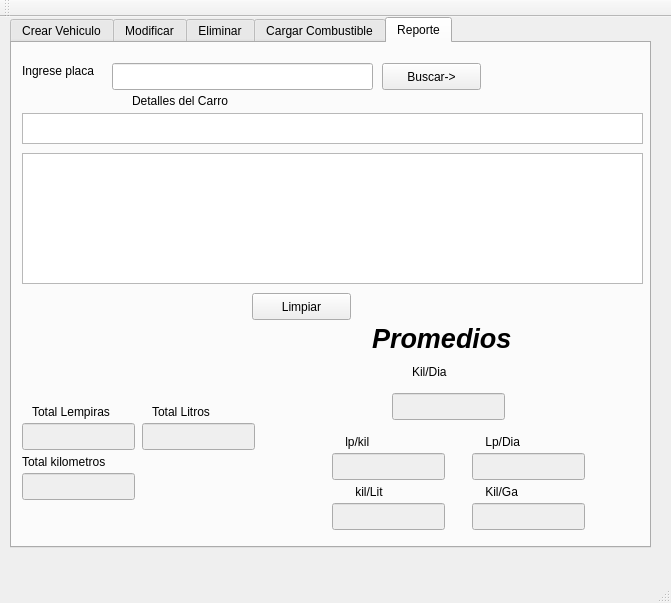
<?xml version="1.0" encoding="UTF-8"?>
<ui version="4.0">
 <class>principal</class>
 <widget class="QMainWindow" name="principal">
  <property name="geometry">
   <rect>
    <x>0</x>
    <y>0</y>
    <width>671</width>
    <height>603</height>
   </rect>
  </property>
  <property name="windowTitle">
   <string>principal</string>
  </property>
  <widget class="QWidget" name="centralWidget">
   <widget class="QTabWidget" name="Crear">
    <property name="geometry">
     <rect>
      <x>10</x>
      <y>0</y>
      <width>641</width>
      <height>531</height>
     </rect>
    </property>
    <property name="toolTip">
     <string>&lt;html&gt;&lt;head/&gt;&lt;body&gt;&lt;p&gt;Cargar Gasolina&lt;/p&gt;&lt;/body&gt;&lt;/html&gt;</string>
    </property>
    <property name="whatsThis">
     <string>&lt;html&gt;&lt;head/&gt;&lt;body&gt;&lt;p&gt;Cargar Gasolina&lt;/p&gt;&lt;/body&gt;&lt;/html&gt;</string>
    </property>
    <property name="autoFillBackground">
     <bool>false</bool>
    </property>
    <property name="styleSheet">
     <string notr="true">Cargar Gasolina</string>
    </property>
    <property name="currentIndex">
     <number>4</number>
    </property>
    <widget class="QWidget" name="tab">
     <attribute name="title">
      <string>Crear Vehiculo</string>
     </attribute>
     <widget class="QLabel" name="label">
      <property name="geometry">
       <rect>
        <x>150</x>
        <y>110</y>
        <width>131</width>
        <height>31</height>
       </rect>
      </property>
      <property name="text">
       <string>Marca del Carro</string>
      </property>
     </widget>
     <widget class="QLabel" name="label_2">
      <property name="geometry">
       <rect>
        <x>150</x>
        <y>180</y>
        <width>67</width>
        <height>17</height>
       </rect>
      </property>
      <property name="text">
       <string>Placa</string>
      </property>
     </widget>
     <widget class="QLabel" name="label_3">
      <property name="geometry">
       <rect>
        <x>150</x>
        <y>230</y>
        <width>67</width>
        <height>17</height>
       </rect>
      </property>
      <property name="text">
       <string>Cilindraje</string>
      </property>
     </widget>
     <widget class="QLineEdit" name="marca">
      <property name="geometry">
       <rect>
        <x>310</x>
        <y>110</y>
        <width>113</width>
        <height>27</height>
       </rect>
      </property>
     </widget>
     <widget class="QLineEdit" name="placa">
      <property name="geometry">
       <rect>
        <x>310</x>
        <y>170</y>
        <width>113</width>
        <height>27</height>
       </rect>
      </property>
     </widget>
     <widget class="QPushButton" name="pushButton">
      <property name="geometry">
       <rect>
        <x>270</x>
        <y>290</y>
        <width>99</width>
        <height>27</height>
       </rect>
      </property>
      <property name="text">
       <string>Guardar</string>
      </property>
     </widget>
     <widget class="QLabel" name="label_15">
      <property name="geometry">
       <rect>
        <x>170</x>
        <y>16</y>
        <width>361</width>
        <height>31</height>
       </rect>
      </property>
      <property name="font">
       <font>
        <family>Abyssinica SIL</family>
        <pointsize>28</pointsize>
       </font>
      </property>
      <property name="text">
       <string>Control de Creacion</string>
      </property>
     </widget>
     <widget class="QSpinBox" name="cilin">
      <property name="geometry">
       <rect>
        <x>310</x>
        <y>230</y>
        <width>111</width>
        <height>27</height>
       </rect>
      </property>
      <property name="minimum">
       <number>2</number>
      </property>
      <property name="maximum">
       <number>12</number>
      </property>
     </widget>
    </widget>
    <widget class="QWidget" name="tab_4">
     <attribute name="title">
      <string>Modificar</string>
     </attribute>
     <widget class="QTabWidget" name="tabWidget">
      <property name="geometry">
       <rect>
        <x>10</x>
        <y>20</y>
        <width>621</width>
        <height>441</height>
       </rect>
      </property>
      <property name="currentIndex">
       <number>1</number>
      </property>
      <widget class="QWidget" name="tab_5">
       <attribute name="title">
        <string>Buscar por placa</string>
       </attribute>
       <widget class="QLineEdit" name="marca_2">
        <property name="geometry">
         <rect>
          <x>290</x>
          <y>130</y>
          <width>113</width>
          <height>27</height>
         </rect>
        </property>
       </widget>
       <widget class="QLabel" name="label_21">
        <property name="geometry">
         <rect>
          <x>130</x>
          <y>130</y>
          <width>131</width>
          <height>31</height>
         </rect>
        </property>
        <property name="text">
         <string>Marca del Carro</string>
        </property>
       </widget>
       <widget class="QLabel" name="label_22">
        <property name="geometry">
         <rect>
          <x>150</x>
          <y>20</y>
          <width>321</width>
          <height>31</height>
         </rect>
        </property>
        <property name="font">
         <font>
          <family>Abyssinica SIL</family>
          <pointsize>28</pointsize>
         </font>
        </property>
        <property name="text">
         <string>Modificar Carro</string>
        </property>
       </widget>
       <widget class="QLabel" name="label_23">
        <property name="geometry">
         <rect>
          <x>130</x>
          <y>250</y>
          <width>67</width>
          <height>17</height>
         </rect>
        </property>
        <property name="text">
         <string>Cilindraje</string>
        </property>
       </widget>
       <widget class="QPushButton" name="pushButton_9">
        <property name="geometry">
         <rect>
          <x>270</x>
          <y>330</y>
          <width>99</width>
          <height>27</height>
         </rect>
        </property>
        <property name="text">
         <string>Guardar</string>
        </property>
       </widget>
       <widget class="QLabel" name="label_24">
        <property name="geometry">
         <rect>
          <x>130</x>
          <y>200</y>
          <width>67</width>
          <height>17</height>
         </rect>
        </property>
        <property name="text">
         <string>Placa</string>
        </property>
       </widget>
       <widget class="QLineEdit" name="placa_2">
        <property name="geometry">
         <rect>
          <x>290</x>
          <y>190</y>
          <width>113</width>
          <height>27</height>
         </rect>
        </property>
       </widget>
       <widget class="QLabel" name="label_25">
        <property name="geometry">
         <rect>
          <x>140</x>
          <y>90</y>
          <width>101</width>
          <height>17</height>
         </rect>
        </property>
        <property name="text">
         <string>Ingrese placa</string>
        </property>
       </widget>
       <widget class="QLineEdit" name="busca">
        <property name="geometry">
         <rect>
          <x>290</x>
          <y>80</y>
          <width>113</width>
          <height>27</height>
         </rect>
        </property>
       </widget>
       <widget class="QPushButton" name="pushButton_10">
        <property name="geometry">
         <rect>
          <x>410</x>
          <y>80</y>
          <width>99</width>
          <height>27</height>
         </rect>
        </property>
        <property name="text">
         <string>Buscar</string>
        </property>
       </widget>
       <widget class="QSpinBox" name="spcilin">
        <property name="geometry">
         <rect>
          <x>290</x>
          <y>250</y>
          <width>111</width>
          <height>27</height>
         </rect>
        </property>
       </widget>
      </widget>
      <widget class="QWidget" name="tab_6">
       <attribute name="title">
        <string>Busacar por nombre</string>
       </attribute>
       <widget class="QLabel" name="label_26">
        <property name="geometry">
         <rect>
          <x>150</x>
          <y>20</y>
          <width>321</width>
          <height>31</height>
         </rect>
        </property>
        <property name="font">
         <font>
          <family>Abyssinica SIL</family>
          <pointsize>28</pointsize>
         </font>
        </property>
        <property name="text">
         <string>Modificar Carro</string>
        </property>
       </widget>
       <widget class="QLabel" name="label_27">
        <property name="geometry">
         <rect>
          <x>130</x>
          <y>260</y>
          <width>67</width>
          <height>17</height>
         </rect>
        </property>
        <property name="text">
         <string>Cilindraje</string>
        </property>
       </widget>
       <widget class="QLabel" name="label_28">
        <property name="geometry">
         <rect>
          <x>130</x>
          <y>210</y>
          <width>67</width>
          <height>17</height>
         </rect>
        </property>
        <property name="text">
         <string>Placa</string>
        </property>
       </widget>
       <widget class="QLineEdit" name="placa_3">
        <property name="geometry">
         <rect>
          <x>290</x>
          <y>200</y>
          <width>113</width>
          <height>27</height>
         </rect>
        </property>
       </widget>
       <widget class="QLineEdit" name="marca_3">
        <property name="geometry">
         <rect>
          <x>290</x>
          <y>140</y>
          <width>113</width>
          <height>27</height>
         </rect>
        </property>
       </widget>
       <widget class="QPushButton" name="pushButton_12">
        <property name="geometry">
         <rect>
          <x>210</x>
          <y>340</y>
          <width>99</width>
          <height>27</height>
         </rect>
        </property>
        <property name="text">
         <string>Guardar</string>
        </property>
       </widget>
       <widget class="QLabel" name="label_29">
        <property name="geometry">
         <rect>
          <x>130</x>
          <y>140</y>
          <width>131</width>
          <height>31</height>
         </rect>
        </property>
        <property name="text">
         <string>Marca del Carro</string>
        </property>
       </widget>
       <widget class="QComboBox" name="combo">
        <property name="geometry">
         <rect>
          <x>140</x>
          <y>60</y>
          <width>271</width>
          <height>27</height>
         </rect>
        </property>
       </widget>
       <widget class="QPushButton" name="pushButton_13">
        <property name="geometry">
         <rect>
          <x>200</x>
          <y>90</y>
          <width>141</width>
          <height>27</height>
         </rect>
        </property>
        <property name="text">
         <string>Atualizar Datos</string>
        </property>
       </widget>
       <widget class="QSpinBox" name="spcilin_2">
        <property name="geometry">
         <rect>
          <x>290</x>
          <y>250</y>
          <width>111</width>
          <height>27</height>
         </rect>
        </property>
        <property name="minimum">
         <number>2</number>
        </property>
        <property name="maximum">
         <number>12</number>
        </property>
       </widget>
      </widget>
     </widget>
    </widget>
    <widget class="QWidget" name="Eliminar">
     <attribute name="title">
      <string>Eliminar</string>
     </attribute>
     <widget class="QComboBox" name="combo_2">
      <property name="geometry">
       <rect>
        <x>170</x>
        <y>70</y>
        <width>271</width>
        <height>27</height>
       </rect>
      </property>
     </widget>
     <widget class="QPushButton" name="pushButton_14">
      <property name="geometry">
       <rect>
        <x>230</x>
        <y>100</y>
        <width>141</width>
        <height>27</height>
       </rect>
      </property>
      <property name="text">
       <string>Atualizar Datos</string>
      </property>
     </widget>
     <widget class="QLabel" name="label_30">
      <property name="geometry">
       <rect>
        <x>180</x>
        <y>30</y>
        <width>321</width>
        <height>31</height>
       </rect>
      </property>
      <property name="font">
       <font>
        <family>Abyssinica SIL</family>
        <pointsize>28</pointsize>
       </font>
      </property>
      <property name="text">
       <string>Eliminar Carro</string>
      </property>
     </widget>
     <widget class="QPushButton" name="pushButton_2">
      <property name="geometry">
       <rect>
        <x>260</x>
        <y>230</y>
        <width>99</width>
        <height>27</height>
       </rect>
      </property>
      <property name="text">
       <string>Eliminar</string>
      </property>
     </widget>
     <widget class="QTextEdit" name="detalles_2">
      <property name="geometry">
       <rect>
        <x>10</x>
        <y>140</y>
        <width>621</width>
        <height>61</height>
       </rect>
      </property>
     </widget>
    </widget>
    <widget class="QWidget" name="tab_2">
     <attribute name="title">
      <string>Cargar Combustible</string>
     </attribute>
     <widget class="QLineEdit" name="txtbusca">
      <property name="geometry">
       <rect>
        <x>150</x>
        <y>40</y>
        <width>113</width>
        <height>27</height>
       </rect>
      </property>
     </widget>
     <widget class="QDateEdit" name="fechag">
      <property name="geometry">
       <rect>
        <x>150</x>
        <y>100</y>
        <width>110</width>
        <height>27</height>
       </rect>
      </property>
     </widget>
     <widget class="QPushButton" name="pushButton_5">
      <property name="geometry">
       <rect>
        <x>150</x>
        <y>270</y>
        <width>121</width>
        <height>31</height>
       </rect>
      </property>
      <property name="text">
       <string>REGISTRAR</string>
      </property>
     </widget>
     <widget class="QLabel" name="label_7">
      <property name="geometry">
       <rect>
        <x>10</x>
        <y>50</y>
        <width>131</width>
        <height>21</height>
       </rect>
      </property>
      <property name="text">
       <string>&lt;html&gt;&lt;head/&gt;&lt;body&gt;&lt;p&gt;Ingrese placa&lt;/p&gt;&lt;p&gt;&lt;br/&gt;&lt;/p&gt;&lt;/body&gt;&lt;/html&gt;</string>
      </property>
     </widget>
     <widget class="QPushButton" name="pushButton_6">
      <property name="geometry">
       <rect>
        <x>270</x>
        <y>40</y>
        <width>71</width>
        <height>31</height>
       </rect>
      </property>
      <property name="text">
       <string>Buscar</string>
      </property>
     </widget>
     <widget class="QLabel" name="label_8">
      <property name="geometry">
       <rect>
        <x>20</x>
        <y>230</y>
        <width>67</width>
        <height>17</height>
       </rect>
      </property>
      <property name="text">
       <string>Kilometro</string>
      </property>
     </widget>
     <widget class="QLabel" name="label_9">
      <property name="geometry">
       <rect>
        <x>20</x>
        <y>180</y>
        <width>151</width>
        <height>16</height>
       </rect>
      </property>
      <property name="text">
       <string>Litros</string>
      </property>
     </widget>
     <widget class="QLabel" name="label_10">
      <property name="geometry">
       <rect>
        <x>20</x>
        <y>100</y>
        <width>67</width>
        <height>17</height>
       </rect>
      </property>
      <property name="text">
       <string>Fecha</string>
      </property>
     </widget>
     <widget class="QLabel" name="label_4">
      <property name="geometry">
       <rect>
        <x>20</x>
        <y>140</y>
        <width>67</width>
        <height>17</height>
       </rect>
      </property>
      <property name="text">
       <string>Lempiras</string>
      </property>
     </widget>
     <widget class="QDoubleSpinBox" name="splp">
      <property name="geometry">
       <rect>
        <x>150</x>
        <y>140</y>
        <width>111</width>
        <height>27</height>
       </rect>
      </property>
     </widget>
     <widget class="QDoubleSpinBox" name="splitro">
      <property name="geometry">
       <rect>
        <x>150</x>
        <y>180</y>
        <width>111</width>
        <height>27</height>
       </rect>
      </property>
     </widget>
     <widget class="QDoubleSpinBox" name="spkilometro">
      <property name="geometry">
       <rect>
        <x>150</x>
        <y>220</y>
        <width>111</width>
        <height>27</height>
       </rect>
      </property>
     </widget>
     <zorder>pushButton_6</zorder>
     <zorder>txtbusca</zorder>
     <zorder>fechag</zorder>
     <zorder>pushButton_5</zorder>
     <zorder>label_7</zorder>
     <zorder>label_8</zorder>
     <zorder>label_9</zorder>
     <zorder>label_10</zorder>
     <zorder>label_4</zorder>
     <zorder>splp</zorder>
     <zorder>splitro</zorder>
     <zorder>spkilometro</zorder>
    </widget>
    <widget class="QWidget" name="tab_3">
     <attribute name="title">
      <string>Reporte</string>
     </attribute>
     <widget class="QPushButton" name="pushButton_3">
      <property name="geometry">
       <rect>
        <x>370</x>
        <y>20</y>
        <width>99</width>
        <height>27</height>
       </rect>
      </property>
      <property name="text">
       <string>Buscar-&gt;</string>
      </property>
     </widget>
     <widget class="QLineEdit" name="txtbuscart">
      <property name="geometry">
       <rect>
        <x>100</x>
        <y>20</y>
        <width>261</width>
        <height>27</height>
       </rect>
      </property>
     </widget>
     <widget class="QLabel" name="label_5">
      <property name="geometry">
       <rect>
        <x>10</x>
        <y>20</y>
        <width>111</width>
        <height>17</height>
       </rect>
      </property>
      <property name="text">
       <string>&lt;html&gt;&lt;head/&gt;&lt;body&gt;&lt;p&gt;Ingrese placa&lt;/p&gt;&lt;/body&gt;&lt;/html&gt;</string>
      </property>
     </widget>
     <widget class="QLabel" name="label_6">
      <property name="geometry">
       <rect>
        <x>120</x>
        <y>50</y>
        <width>151</width>
        <height>17</height>
       </rect>
      </property>
      <property name="text">
       <string>&lt;html&gt;&lt;head/&gt;&lt;body&gt;&lt;p&gt;Detalles del Carro&lt;/p&gt;&lt;/body&gt;&lt;/html&gt;</string>
      </property>
     </widget>
     <widget class="QPushButton" name="pushButton_4">
      <property name="geometry">
       <rect>
        <x>240</x>
        <y>250</y>
        <width>99</width>
        <height>27</height>
       </rect>
      </property>
      <property name="text">
       <string>Limpiar</string>
      </property>
     </widget>
     <widget class="QTextEdit" name="textEdit">
      <property name="geometry">
       <rect>
        <x>10</x>
        <y>70</y>
        <width>621</width>
        <height>31</height>
       </rect>
      </property>
     </widget>
     <widget class="QTextEdit" name="detalles">
      <property name="geometry">
       <rect>
        <x>10</x>
        <y>110</y>
        <width>621</width>
        <height>131</height>
       </rect>
      </property>
     </widget>
     <widget class="QLabel" name="label_12">
      <property name="geometry">
       <rect>
        <x>20</x>
        <y>360</y>
        <width>101</width>
        <height>17</height>
       </rect>
      </property>
      <property name="text">
       <string>Total Lempiras</string>
      </property>
     </widget>
     <widget class="QLabel" name="label_13">
      <property name="geometry">
       <rect>
        <x>140</x>
        <y>360</y>
        <width>101</width>
        <height>17</height>
       </rect>
      </property>
      <property name="text">
       <string>Total Litros</string>
      </property>
     </widget>
     <widget class="QLabel" name="label_14">
      <property name="geometry">
       <rect>
        <x>10</x>
        <y>410</y>
        <width>121</width>
        <height>17</height>
       </rect>
      </property>
      <property name="text">
       <string>Total kilometros</string>
      </property>
     </widget>
     <widget class="QLineEdit" name="tlp">
      <property name="enabled">
       <bool>false</bool>
      </property>
      <property name="geometry">
       <rect>
        <x>10</x>
        <y>380</y>
        <width>113</width>
        <height>27</height>
       </rect>
      </property>
      <property name="dragEnabled">
       <bool>true</bool>
      </property>
     </widget>
     <widget class="QLineEdit" name="tl">
      <property name="enabled">
       <bool>false</bool>
      </property>
      <property name="geometry">
       <rect>
        <x>130</x>
        <y>380</y>
        <width>113</width>
        <height>27</height>
       </rect>
      </property>
      <property name="dragEnabled">
       <bool>true</bool>
      </property>
     </widget>
     <widget class="QLineEdit" name="tk">
      <property name="enabled">
       <bool>false</bool>
      </property>
      <property name="geometry">
       <rect>
        <x>10</x>
        <y>430</y>
        <width>113</width>
        <height>27</height>
       </rect>
      </property>
      <property name="dragEnabled">
       <bool>true</bool>
      </property>
     </widget>
     <widget class="QLabel" name="label_16">
      <property name="geometry">
       <rect>
        <x>340</x>
        <y>440</y>
        <width>81</width>
        <height>17</height>
       </rect>
      </property>
      <property name="toolTip">
       <string>Kilometros / Litros</string>
      </property>
      <property name="text">
       <string> kil/Lit</string>
      </property>
     </widget>
     <widget class="QLabel" name="label_17">
      <property name="geometry">
       <rect>
        <x>330</x>
        <y>390</y>
        <width>91</width>
        <height>17</height>
       </rect>
      </property>
      <property name="toolTip">
       <string>Lempiras / Kilometros</string>
      </property>
      <property name="text">
       <string> lp/kil</string>
      </property>
     </widget>
     <widget class="QLabel" name="label_18">
      <property name="geometry">
       <rect>
        <x>470</x>
        <y>390</y>
        <width>81</width>
        <height>17</height>
       </rect>
      </property>
      <property name="toolTip">
       <string>Lempiras / Dias</string>
      </property>
      <property name="text">
       <string> Lp/Dia</string>
      </property>
     </widget>
     <widget class="QLineEdit" name="porl">
      <property name="enabled">
       <bool>false</bool>
      </property>
      <property name="geometry">
       <rect>
        <x>320</x>
        <y>460</y>
        <width>113</width>
        <height>27</height>
       </rect>
      </property>
     </widget>
     <widget class="QLineEdit" name="porlt">
      <property name="enabled">
       <bool>false</bool>
      </property>
      <property name="geometry">
       <rect>
        <x>320</x>
        <y>410</y>
        <width>113</width>
        <height>27</height>
       </rect>
      </property>
     </widget>
     <widget class="QLineEdit" name="pork">
      <property name="enabled">
       <bool>false</bool>
      </property>
      <property name="geometry">
       <rect>
        <x>460</x>
        <y>410</y>
        <width>113</width>
        <height>27</height>
       </rect>
      </property>
     </widget>
     <widget class="QLabel" name="label_19">
      <property name="geometry">
       <rect>
        <x>470</x>
        <y>440</y>
        <width>67</width>
        <height>17</height>
       </rect>
      </property>
      <property name="toolTip">
       <string>Kilometros / Galon</string>
      </property>
      <property name="text">
       <string> Kil/Ga</string>
      </property>
     </widget>
     <widget class="QLineEdit" name="galon">
      <property name="enabled">
       <bool>false</bool>
      </property>
      <property name="geometry">
       <rect>
        <x>460</x>
        <y>460</y>
        <width>113</width>
        <height>27</height>
       </rect>
      </property>
     </widget>
     <widget class="QLabel" name="label_20">
      <property name="geometry">
       <rect>
        <x>360</x>
        <y>280</y>
        <width>181</width>
        <height>31</height>
       </rect>
      </property>
      <property name="font">
       <font>
        <family>Arial</family>
        <pointsize>20</pointsize>
        <weight>75</weight>
        <italic>true</italic>
        <bold>true</bold>
       </font>
      </property>
      <property name="text">
       <string>Promedios</string>
      </property>
     </widget>
     <widget class="QLabel" name="label_11">
      <property name="geometry">
       <rect>
        <x>400</x>
        <y>320</y>
        <width>67</width>
        <height>17</height>
       </rect>
      </property>
      <property name="toolTip">
       <string>Kilometro / Dias</string>
      </property>
      <property name="text">
       <string>Kil/Dia</string>
      </property>
     </widget>
     <widget class="QLineEdit" name="kd">
      <property name="enabled">
       <bool>false</bool>
      </property>
      <property name="geometry">
       <rect>
        <x>380</x>
        <y>350</y>
        <width>113</width>
        <height>27</height>
       </rect>
      </property>
     </widget>
    </widget>
   </widget>
  </widget>
  <widget class="QMenuBar" name="menuBar">
   <property name="geometry">
    <rect>
     <x>0</x>
     <y>0</y>
     <width>671</width>
     <height>25</height>
    </rect>
   </property>
  </widget>
  <widget class="QToolBar" name="mainToolBar">
   <attribute name="toolBarArea">
    <enum>TopToolBarArea</enum>
   </attribute>
   <attribute name="toolBarBreak">
    <bool>false</bool>
   </attribute>
  </widget>
  <widget class="QStatusBar" name="statusBar"/>
 </widget>
 <layoutdefault spacing="6" margin="11"/>
 <resources/>
 <connections/>
</ui>
